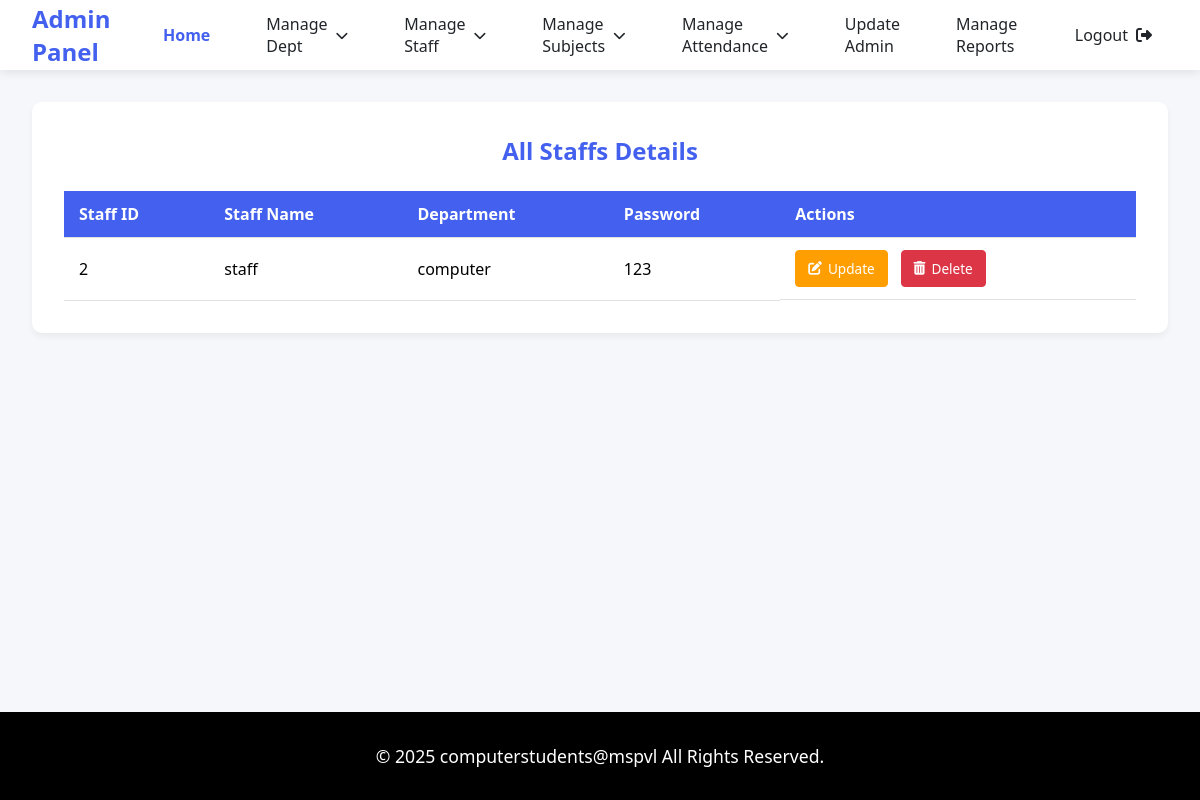
Page /view_staff on the earlier database version.
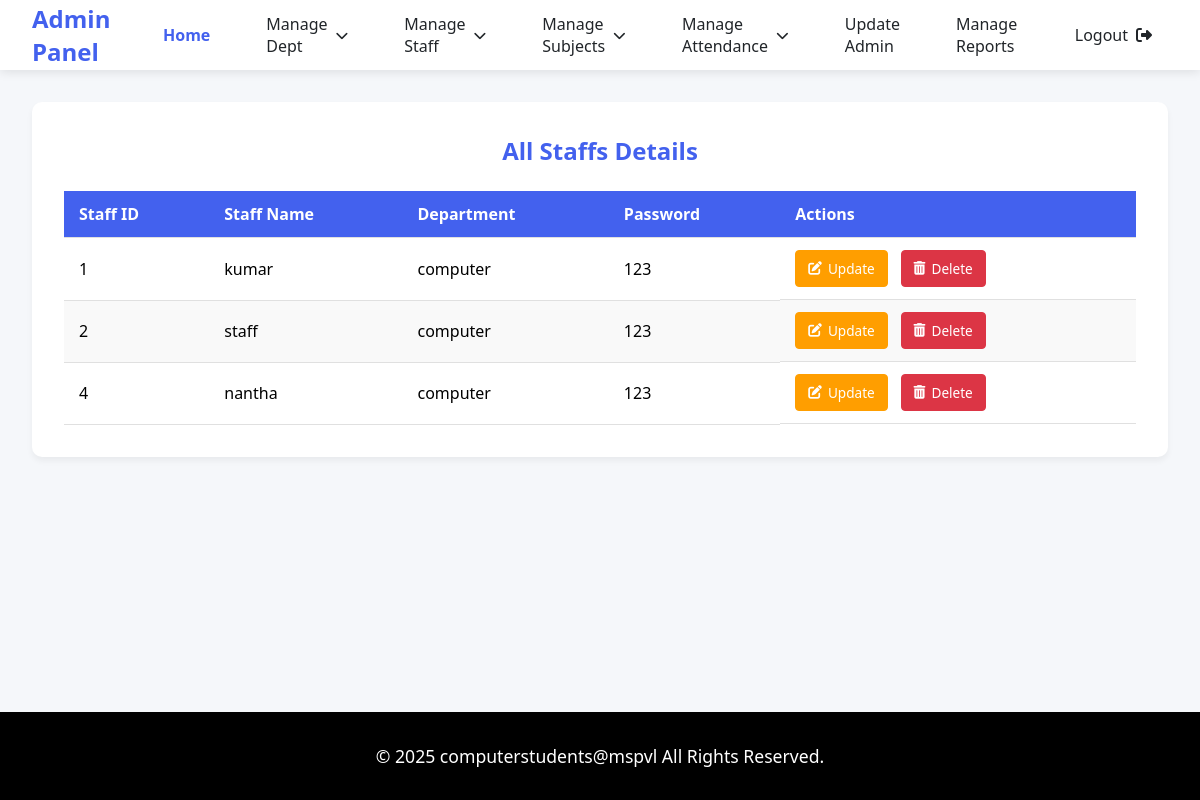
Same page on the later database version.
### tables this page shows
CREATE TABLE "users_tb" (
	"userid"	INTEGER NOT NULL UNIQUE,
	"username"	TEXT NOT NULL,
	"dept"	TEXT NOT NULL,
	"pass"	TEXT NOT NULL,
	PRIMARY KEY("userid")
);

### app.py (the view)
@app.route('/view_staff')
def view_staff():
    con = sqlite3.connect('spm_db.db')
    cur = con.cursor()
    cur.execute("SELECT * FROM users_tb")
    data = cur.fetchall()
    con.close()
    return render_template('admin/view_staff.html', data = data)

### templates/admin/view_staff.html (shortened to what this page needs)
<!DOCTYPE html>
<html lang="en">
<head>
    <link rel="stylesheet" href="https://cdnjs.cloudflare.com/ajax/libs/font-awesome/6.4.0/css/all.min.css">
    <link rel="stylesheet" href="static/css/style.css">
</head>
<body>
    <nav class="navbar">
        <a href="#" class="navbar-brand">Admin Panel</a>
        <div class="nav-menu">
            <a href="{{url_for('admin_dashboard')}}" class="nav-item active">Home</a>
            <div class="dropdown">
                <a href="#" class="nav-item dropdown-toggle">Manage Dept</a>
            </div>
            <div class="dropdown">
                <a href="#" class="nav-item dropdown-toggle">Manage Staff</a>
            </div>
            <div class="dropdown">
                <a href="#" class="nav-item dropdown-toggle">Manage Subjects</a>
            </div>
            <div class="dropdown">
                <a href="#" class="nav-item dropdown-toggle">Manage Attendance</a>
            </div>
            <a href="{{url_for('update_admin')}}" class="nav-item">Update Admin</a>
            <a href="{{url_for('generate_report')}}" class="nav-item">Manage Reports</a>
            <a href="{{url_for('home')}}"class="nav-item" id="logout-link">
                <span>Logout</span>
                <i class="fas fa-sign-out-alt"></i>
            </a>
        </div>
    </nav>
    <div class="main-content">
        <div class="table-container">
            <h2>All Staffs Details</h2>
            <table class="dept-table">
                <thead>
                    <tr>
                        <th>Staff ID</th>
                        <th>Staff Name</th>
                        <th>Department</th>
                        <th>Password </th>
                        <th>Actions</th>
                    </tr>
                </thead>
                <tbody>
                    {% for row in data %}
                    <tr>
                        <td>{{ row[0] }}</td>
                        <td>{{ row[1] }}</td>
                        <td>{{ row[2] }}</td>
                        <td>{{ row[3] }}</td>
                        <td class="action-buttons">
                            <a href="{{ url_for('update_staff_form', userid=row[0],username=row[1],dept=row[2],password=row[3]) }}" class="btn-update">
                                <i class="fas fa-edit"></i> Update
                            </a>
                            <a href="{{ url_for('delete_staff', userid=row[0]) }}" class="btn-delete" onclick="return confirm('Are you sure you want to delete this department?')">
                                <i class="fas fa-trash-alt"></i> Delete
                            </a>
                        </td>
                    </tr>
                    {% endfor %}
                </tbody>
            </table>
        </div>
    </div>
    <footer class="footer">
        <p class="copyright">© 2025 computerstudents@mspvl All Rights Reserved.</p>
    </footer>
</body>
</html>

Differences in the rows shown:
added users_tb: userid "1", username "kumar", dept "computer", pass "123"
added users_tb: userid "4", username "nantha", dept "computer", pass "123"
